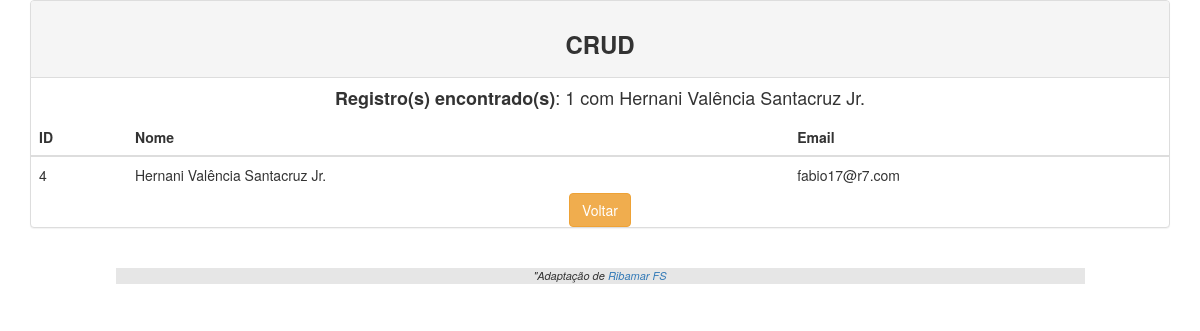
The page /search.php?keyword=Hernani Valência Santacruz Jr. on the database its author committed.
### tables this page shows
CREATE TABLE `clientes` (
  `id` int(11) NOT NULL AUTO_INCREMENT,
  `nome` varchar(50) NOT NULL,
  `email` varchar(50) DEFAULT NULL,
  PRIMARY KEY (`id`)
);

### classes/Crud.php (called while the page is built, shortened)
<?php
class Crud
{
    public function __construct($pdo, $table)
    {
        $this->pdo = $pdo;
    }
}

### search.php (the view)
<?php
require_once('./header.php');
require_once('classes/Crud.php');
$crud = new Crud($pdo, 'clientes');
if(isset($_GET['keyword'])){
    $keyword=$_GET['keyword'];
    $sql = "select * from clientes WHERE nome LIKE :keyword order by id";
    $sth = $crud->pdo->prepare($sql);
    $sth->bindValue(":keyword", $keyword."%");
    $sth->execute();
    $rows =$sth->fetchAll(PDO::FETCH_ASSOC);
}
?>
<div class="container">
    <div class="panel panel-default">
        <div class="panel-heading text-center"><h3><b>CRUD</b></h3></div>
<?php
print '<div class="text-center"><h4><b>Registro(s) encontrado(s)</b>: '.count($rows).' com '.$keyword.'</h4></div>';
if(count($rows) > 0){
?>
    <table class="table table-hover">
        <thead>
            <tr>
                <th>ID</th>
                <th>Nome</th>
                <th>Email</th>
            </tr>
        </thead>
<?php
    foreach ($rows as $row){
        echo "<tr>" .
        "<td>" . $row['id'] . "</td>" .
        "<td>" . $row['nome'] . "</td>" .
        "<td>" . $row['email'] . "</td>" .
        "</tr>";
    }
    echo "</table>";
}else{
    print '<h3>Nenhum Registro encontrado!</h3>
</div>';
}
?>
<div class="text-center"><input name="send" class="btn btn-warning" type="button" onclick="location='index.php'" value="Voltar"></div>
</div>
<br>
<?php require_once('./footer.php'); ?>

### rows shown on the page
clientes: id "4", nome "Hernani Valência Santacruz Jr.", email "fabio17@r7.com"

### other values the page prints
count($rows) "1"
$keyword "Hernani Valência Santacruz Jr."
